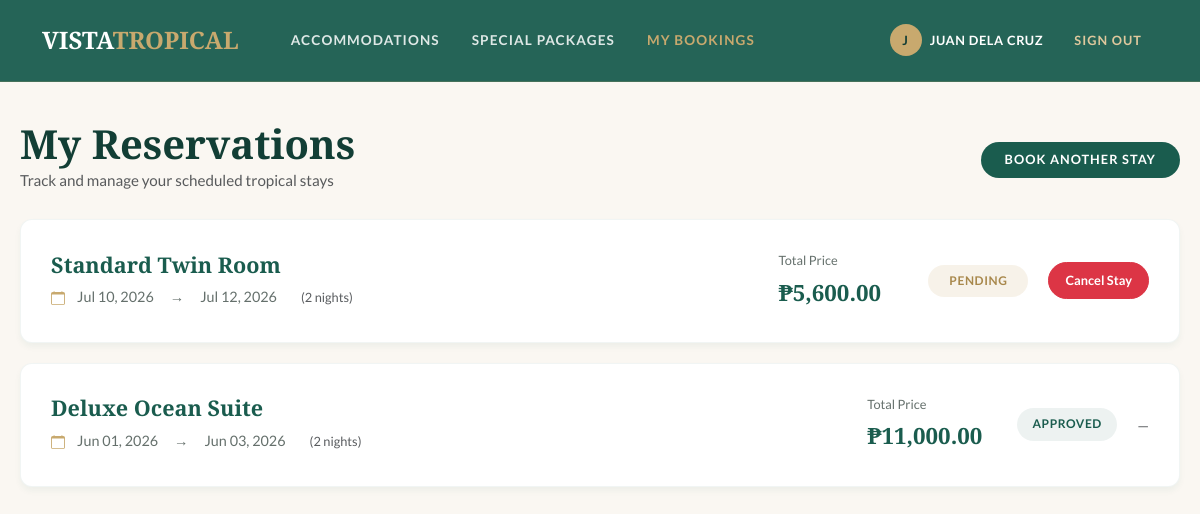
Page /customer/my_reservations.php (signed in) on the committed database.
### tables this page shows
CREATE TABLE `tbl_reservations` (
  `reservation_id` int(11) NOT NULL,
  `user_id` int(11) NOT NULL,
  `accommodation_id` int(11) NOT NULL,
  `check_in_date` date NOT NULL,
  `check_out_date` date NOT NULL,
  `total_price` decimal(10,2) NOT NULL,
  `reservation_status` enum('pending','approved','rejected','cancelled') NOT NULL DEFAULT 'pending'
);

CREATE TABLE `tbl_accommodations` (
  `accommodation_id` int(11) NOT NULL,
  `accommodation_name` varchar(100) NOT NULL,
  `description` text DEFAULT NULL,
  `capacity` int(11) NOT NULL,
  `price_per_night` decimal(10,2) NOT NULL,
  `availability_status` enum('available','unavailable') NOT NULL DEFAULT 'available',
  `image_url` varchar(255) DEFAULT NULL
);

### customer/my_reservations.php (the view, shortened to what this page needs)
<?php
require_once 'includes/header.php';
require_once '../db.php';
$user_id = $_SESSION['user_id'];
$sql = "SELECT r.*, a.accommodation_name
        FROM tbl_reservations r
        JOIN tbl_accommodations a ON r.accommodation_id = a.accommodation_id
        WHERE r.user_id = $user_id
        ORDER BY r.check_in_date DESC";
$result = mysqli_query($conn, $sql);
?>
<?php include 'includes/navbar.php'; ?>
<div class="portal-container">
    <div class="portal-section-title">
        <div>
            <h1 class="text-serif m-0">My Reservations</h1>
            <p class="text-muted m-0" style="font-size: 0.95rem;">Track and manage your scheduled tropical stays</p>
        </div>
        <div>
            <a href="rooms.php" class="btn btn-resort btn-resort-teal px-4 py-2" style="font-size: 0.8rem; border-radius: 30px;">Book Another Stay</a>
        </div>
    </div>
    <?php if (mysqli_num_rows($result) > 0): ?>
        <div class="reservation-list">
            <?php while ($row = mysqli_fetch_assoc($result)): ?>
                <div class="reservation-card">
                    <div class="reservation-main">
                        <h3 class="reservation-room-name text-serif text-teal m-0"><?= htmlspecialchars($row['accommodation_name']) ?></h3>
                        <div class="reservation-dates mt-2">
                            <span><?= date('M d, Y', strtotime($row['check_in_date'])) ?></span>
                            <span class="mx-2">&rarr;</span>
                            <span><?= date('M d, Y', strtotime($row['check_out_date'])) ?></span>
                            <span class="ms-3 text-muted" style="font-size:0.8rem;">(<?= (strtotime($row['check_out_date']) - strtotime($row['check_in_date'])) / 86400 ?> nights)</span>
                        </div>
                    </div>
                    <div class="reservation-price">
                        <span style="font-size: 0.8rem; font-family: var(--font-body); font-weight: normal; color: var(--resort-muted); display: block; margin-bottom: 2px;">Total Price</span>
                        ₱<?= number_format($row['total_price'], 2) ?>
                    </div>
                    <div>
                        <span class="reservation-status-badge status-<?= $row['reservation_status'] ?> d-inline-block">
                            <?= htmlspecialchars($row['reservation_status']) ?>
                        </span>
                    </div>
                    <div class="reservation-action">
                        <?php if ($row['reservation_status'] == 'pending'): ?>
                            <a href="my_reservations.php?cancel=<?= $row['reservation_id'] ?>" class="btn btn-danger btn-sm px-3 py-2" style="border-radius: 20px; font-size: 0.8rem; font-weight: 700;" onclick="return confirm('Are you sure you want to cancel this reservation?')">Cancel Stay</a>
                        <?php else: ?>
                            <span class="text-muted" style="font-size: 0.9rem;">—</span>
                        <?php endif; ?>
                    </div>
                </div>
            <?php endwhile; ?>
        </div>
    <?php endif; ?>
</div>
</body>
</html>

### assets/css/customer.css (style rules this page uses)
:root { --resort-teal: #1a5c4e; --resort-teal-light: #257e6c; --resort-teal-dark: #123e35; --resort-sand: #c8a96e; --resort-sand-light: #dfc89d; --resort-sand-dark: #a8884c; --resort-cream: #faf7f2; --resort-white: #ffffff; --resort-charcoal: #2b302e; --resort-muted: #65706c; --font-heading: 'Playfair Display', Georgia, serif; --font-body: 'Lato', system-ui, sans-serif; --radius-sm: 6px; --radius-md: 12px; --radius-lg: 20px; --shadow-sm: 0 4px 6px rgba(26, 92, 78, 0.05); --shadow-md: 0 8px 24px rgba(26, 92, 78, 0.08); --shadow-lg: 0 16px 40px rgba(26, 92, 78, 0.15); --transition-smooth: all 0.3s cubic-bezier(0.25, 0.8, 0.25, 1); }
body { font-family: var(--font-body); background-color: var(--resort-cream); color: var(--resort-charcoal); line-height: 1.7; margin: 0; padding: 0; }
h1, h2, h3, h4, h5, h6 { font-family: var(--font-heading); color: var(--resort-teal-dark); font-weight: 700; margin-top: 0; }
a { color: var(--resort-teal); text-decoration: none; transition: var(--transition-smooth); }
.text-serif { font-family: var(--font-heading); }
.text-teal { color: var(--resort-teal); }
.btn-resort { font-family: var(--font-body); font-weight: 700; text-transform: uppercase; letter-spacing: 0.08em; padding: 14px 32px; border-radius: 30px; font-size: 0.85rem; transition: var(--transition-smooth); border: none; display: inline-block; }
.btn-resort-teal { background-color: var(--resort-teal); color: var(--resort-white); }
.portal-container { max-width: 1200px; margin: 120px auto 60px; padding: 0 20px; }
.portal-section-title { font-size: 1.75rem; margin-bottom: 25px; display: flex; align-items: center; justify-content: space-between; }
.reservation-card { background: var(--resort-white); border-radius: var(--radius-md); border: 1px solid rgba(26, 92, 78, 0.06); padding: 30px; box-shadow: var(--shadow-sm); margin-bottom: 20px; display: flex; flex-wrap: wrap; justify-content: space-between; align-items: center; gap: 20px; transition: var(--transition-smooth); }
.reservation-main { flex: 1; min-width: 250px; }
.reservation-room-name { font-size: 1.35rem; margin-bottom: 6px; }
.reservation-dates { font-size: 0.9rem; color: var(--resort-muted); display: flex; align-items: center; gap: 8px; }
.reservation-price { font-family: var(--font-heading); font-size: 1.4rem; font-weight: 700; color: var(--resort-teal); min-width: 130px; }
.reservation-status-badge { padding: 6px 14px; border-radius: 20px; font-size: 0.75rem; font-weight: 700; text-transform: uppercase; letter-spacing: 0.05em; text-align: center; min-width: 100px; }
.status-pending { background: rgba(200, 169, 110, 0.15); color: var(--resort-sand-dark); }
.status-approved { background: rgba(26, 92, 78, 0.08); color: var(--resort-teal); }

### rows in the picture
tbl_reservations: accommodation.accommodation_name "Standard Twin Room", check_in_date "Jul 10, 2026", check_out_date "Jul 12, 2026", check_out_date+check_in_date "2", total_price "5,600.00", reservation_status "PENDING"
tbl_reservations: accommodation.accommodation_name "Deluxe Ocean Suite", check_in_date "Jun 01, 2026", check_out_date "Jun 03, 2026", check_out_date+check_in_date "2", total_price "11,000.00", reservation_status "APPROVED"

### other values in the picture
substr($_SESSION['full_name'], 0, 1) "J"
$_SESSION['full_name'] "JUAN DELA CRUZ"
